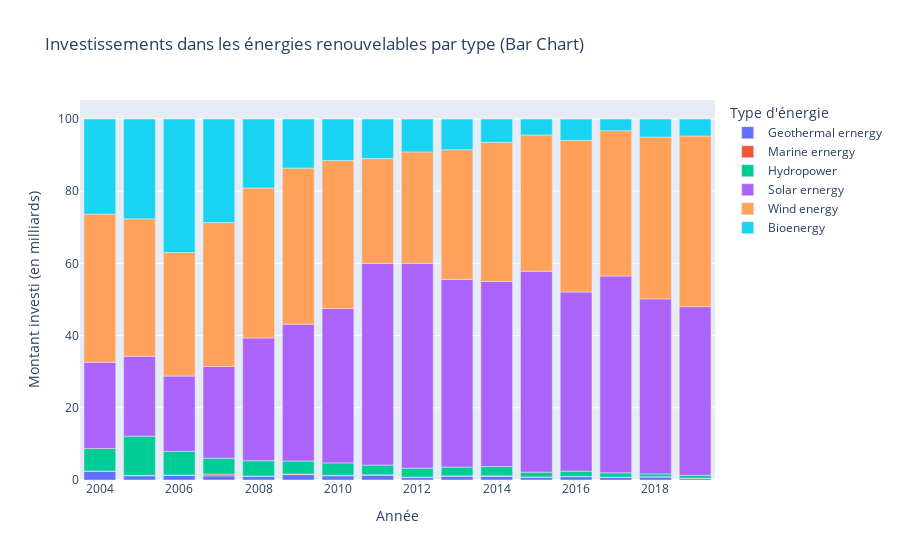

Notebook source saved alongside this figure:
### Code cell
fig4 = px.bar(data_long, 
             x="year", 
             y="Investment", 
             color="Energy Type",
             title="Investissements dans les énergies renouvelables par type (Bar Chart)",
             labels={"Investment": "Montant investi (en milliards)", "year": "Année", "Energy Type": "Type d'énergie"})

fig4.show()

### Figure 1 — Plotly figure (JSON) as saved in the notebook; plotly's stock layout.template omitted (floating-point values rounded to 4 significant figures)
{"data": [{"alignmentgroup": "True", "hovertemplate": "Type d'énergie=Geothermal ernergy<br>Année=%{x}<br>Montant investi (en milliards)=%{y}<extra></extra>", "legendgroup": "Geothermal ernergy", "marker": {"color": "#636efa", "pattern": {"shape": ""}}, "name": "Geothermal ernergy", "offsetgroup": "Geothermal ernergy", "orientation": "v", "showlegend": true, "textposition": "auto", "type": "bar", "x": [2004, 2005, 2006, 2007, 2008, 2009, 2010, 2011, 2012, 2013, 2014, 2015, 2016, 2017, 2018, 2019], "xaxis": "x", "y": [2.46, 1.16, 1.26, 1.15, 0.96, 1.49, 1.17, 1.33, 0.67, 1.04, 1.01, 0.79, 0.92, 0.72, 0.84, 0.4], "yaxis": "y"}, {"alignmentgroup": "True", "hovertemplate": "Type d'énergie=Marine ernergy<br>Année=%{x}<br>Montant investi (en milliards)=%{y}<extra></extra>", "legendgroup": "Marine ernergy", "marker": {"color": "#EF553B", "pattern": {"shape": ""}}, "name": "Marine ernergy", "offsetgroup": "Marine ernergy", "orientation": "v", "showlegend": true, "textposition": "auto", "type": "bar", "x": [2004, 2005, 2006, 2007, 2008, 2009, 2010, 2011, 2012, 2013, 2014, 2015, 2016, 2017, 2018, 2019], "xaxis": "x", "y": [0, 0.14, 0.1, 0.47, 0.11, 0.18, 0.13, 0.1, 0.12, 0.09, 0.14, 0.06, 0.07, 0.06, 0.07, 0.07], "yaxis": "y"}, {"alignmentgroup": "True", "hovertemplate": "Type d'énergie=Hydropower<br>Année=%{x}<br>Montant investi (en milliards)=%{y}<extra></extra>", "legendgroup": "Hydropower", "marker": {"color": "#00cc96", "pattern": {"shape": ""}}, "name": "Hydropower", "offsetgroup": "Hydropower", "orientation": "v", "showlegend": true, "textposition": "auto", "type": "bar", "x": [2004, 2005, 2006, 2007, 2008, 2009, 2010, 2011, 2012, 2013, 2014, 2015, 2016, 2017, 2018, 2019], "xaxis": "x", "y": [6.25, 10.85, 6.57, 4.41, 4.27, 3.58, 3.44, 2.69, 2.48, 2.46, 2.57, 1.32, 1.46, 1.21, 0.78, 0.83], "yaxis": "y"}, {"alignmentgroup": "True", "hovertemplate": "Type d'énergie=Solar ernergy<br>Année=%{x}<br>Montant investi (en milliards)=%{y}<extra></extra>", "legendgroup": "Solar ernergy", "marker": {"color": "#ab63fa", "pattern": {"shape": ""}}, "name": "Solar ernergy", "offsetgroup": "Solar ernergy", "orientation": "v", "showlegend": true, "textposition": "auto", "type": "bar", "x": [2004, 2005, 2006, 2007, 2008, 2009, 2010, 2011, 2012, 2013, 2014, 2015, 2016, 2017, 2018, 2019], "xaxis": "x", "y": [23.88, 22.14, 20.87, 25.42, 34.01, 37.92, 42.77, 55.86, 56.76, 51.96, 51.28, 55.67, 49.64, 54.54, 48.48, 46.72], "yaxis": "y"}, {"alignmentgroup": "True", "hovertemplate": "Type d'énergie=Wind energy<br>Année=%{x}<br>Montant investi (en milliards)=%{y}<extra></extra>", "legendgroup": "Wind energy", "marker": {"color": "#FFA15A", "pattern": {"shape": ""}}, "name": "Wind energy", "offsetgroup": "Wind energy", "orientation": "v", "showlegend": true, "textposition": "auto", "type": "bar", "x": [2004, 2005, 2006, 2007, 2008, 2009, 2010, 2011, 2012, 2013, 2014, 2015, 2016, 2017, 2018, 2019], "xaxis": "x", "y": [41.07, 38.06, 34.2, 39.86, 41.54, 43.23, 41.01, 29.06, 30.86, 35.95, 38.55, 37.74, 42.02, 40.24, 44.83, 47.28], "yaxis": "y"}, {"alignmentgroup": "True", "hovertemplate": "Type d'énergie=Bioenergy<br>Année=%{x}<br>Montant investi (en milliards)=%{y}<extra></extra>", "legendgroup": "Bioenergy", "marker": {"color": "#19d3f3", "pattern": {"shape": ""}}, "name": "Bioenergy", "offsetgroup": "Bioenergy", "orientation": "v", "showlegend": true, "textposition": "auto", "type": "bar", "x": [2004, 2005, 2006, 2007, 2008, 2009, 2010, 2011, 2012, 2013, 2014, 2015, 2016, 2017, 2018, 2019], "xaxis": "x", "y": [26.34, 27.64, 37, 28.68, 19.11, 13.6, 11.49, 10.96, 9.11, 8.5, 6.45, 4.41, 5.89, 3.23, 5, 4.71], "yaxis": "y"}], "layout": {"barmode": "relative", "legend": {"title": {"text": "Type d'énergie"}, "tracegroupgap": 0}, "title": {"text": "Investissements dans les énergies renouvelables par type (Bar Chart)"}, "xaxis": {"anchor": "y", "domain": [0, 1], "title": {"text": "Année"}}, "yaxis": {"anchor": "x", "domain": [0, 1], "title": {"text": "Montant investi (en milliards)"}}}}
